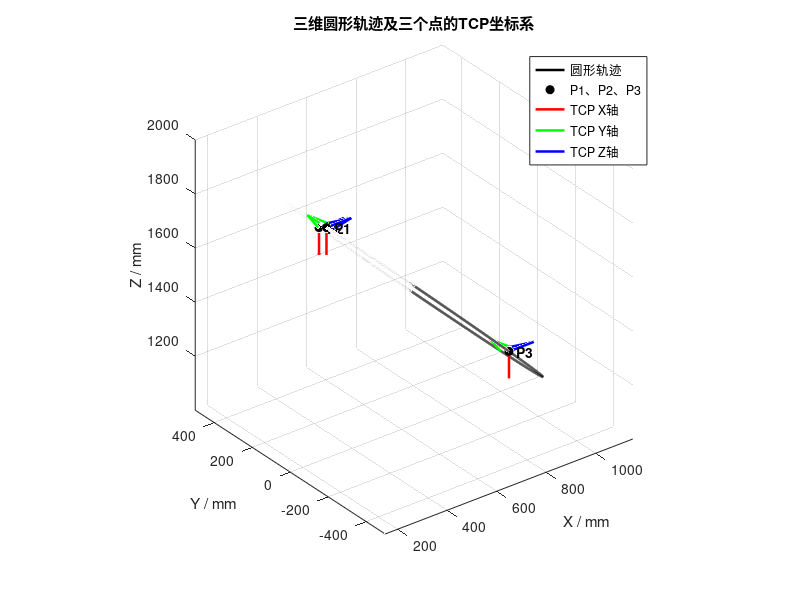

Write MATLAB code to recreate this figure.
% 三点确定空间圆轨迹，首先输入三点坐标，然后生成空间圆形轨迹
% 可以设置频率与运行速度，方便生成TCP所有点的位置
% 可以设置TCP点相对于基坐标系的姿态（3*3矩阵）

% 三点坐标 SR4 D400
% P1 = [641.44;    0; 541.44];
% P2 = [500.00; -200; 400.00];
% P3 = [500.00;  200; 400.00];
% points = [P1, P2, P3];
% 
% % 三点坐标SR4 D40
% P1 = [500 + 14.1421;    0; 400 + 14.1421];
% P2 = [500; -20; 400]; 
% P3 = [500;  20; 400];
% points = [P1, P2, P3];

% % NB4斜向空间圆：半径200 mm，圆平面法向量为[1, 0, 1]/sqrt(2)
% P1 = [331.063710; -188.558820; 319.977830];
% P2 = [472.485066237; 11.441180; 178.556473763];
% P3 = [331.063710; 211.441180; 319.977830];
% points = [P1, P2, P3];

% % NB4斜向空间圆：半径20 mm
% % 圆心：[331.063710, 11.441180, 319.977830] mm
% % 圆平面法向量：[1, 0, 1]/sqrt(2)
% P1 = [331.063710;   -8.558820; 319.977830];
% P2 = [345.205845624; 11.441180; 305.835694376];
% P3 = [331.063710;   31.441180; 319.977830];
% points = [P1, P2, P3];

% CR20三点坐标
%  D800，R500
P1 = [350+300-353.606789;    0; 1000+353.606789+500];
P2 = [350+300; 500; 1000+500]; 
P3 = [350+300; -500; 1000+500];
points = [P1, P2, P3];

% 采样频率与运行速度
v = 100;% 单位mm/s
fre = 250;% 单位：Hz

output_txt_name = 'circle_R500_TCP_poses_CR20_V100.txt';

% TCP相对于基坐标系的姿态
posture = [0 0 1;
           0 1 0;
          -1 0 0;];

% 根据三个不共线点计算空间圆的圆心、半径和法向量
a = P2 - P1;
b = P3 - P1;
normal = cross(a, b);
if norm(normal) < 1e-9
    error('P1、P2、P3不能共线。');
end

center = P1 + (cross(normal, a) * dot(b, b) + ...
               cross(b, normal) * dot(a, a)) / (2 * dot(normal, normal));
radius = norm(P1 - center);
normal = normal / norm(normal);

% 在圆平面内建立正交坐标系，使轨迹按P1 -> P2 -> P3的方向运行
ex = (P1 - center) / radius;
ey = cross(normal, ex);
angle_P2 = mod(atan2(ey.' * (P2 - center), ex.' * (P2 - center)), 2*pi);
angle_P3 = mod(atan2(ey.' * (P3 - center), ex.' * (P3 - center)), 2*pi);
if angle_P2 > angle_P3
    ey = -ey;
end

% 根据圆周长度、运行速度和采样频率生成完整圆轨迹
if v <= 0 || fre <= 0
    error('运行速度v和采样频率fre必须大于0。');
end
circle_time = 2*pi*radius / v;
segment_count = max(3, ceil(circle_time * fre));
theta = linspace(0, 2*pi, segment_count + 1);
trajectory = center + radius * (ex * cos(theta) + ey * sin(theta));
Ideal_traj = trajectory.';

% 为圆周每个采样点生成TCP相对于基坐标系的4*4齐次位姿矩阵
if norm(posture.' * posture - eye(3), 'fro') > 1e-9 || ...
        abs(det(posture) - 1) > 1e-9
    error('posture必须是有效的3*3旋转矩阵。');
end

point_count = size(trajectory, 2);
TCP_poses = repmat(eye(4), 1, 1, point_count);
TCP_poses(1:3, 1:3, :) = repmat(posture, 1, 1, point_count);
TCP_poses(1:3, 4, :) = reshape(trajectory, 3, 1, point_count);

% TXT中每四行对应一个采样点的4*4位姿矩阵，矩阵之间用空行分隔
output_dir = 'E:\Y2_1\20260828_Robot_trajectory_tracking_v2\Trajectory_TCP';
if ~exist(output_dir, 'dir')
    [mkdir_ok, mkdir_msg] = mkdir(output_dir);
    if ~mkdir_ok
        error('无法创建输出目录：%s\n%s', output_dir, mkdir_msg);
    end
end
output_file = fullfile(output_dir,output_txt_name);
file_id = fopen(output_file, 'w');
if file_id == -1
    error('无法创建TCP位姿文件：%s', output_file);
end

try
    for i = 1:point_count
        fprintf(file_id, '%.10f %.10f %.10f %.10f\n', TCP_poses(:, :, i).');
        fprintf(file_id, '\n');
    end
    fclose(file_id);
catch ME
    fclose(file_id);
    rethrow(ME);
end

% 在三维坐标系中显示空间圆、三个输入点及其TCP坐标系
figure('Color', 'w', 'Name', 'Circle R200 and TCP frames');
plot3(trajectory(1, :), trajectory(2, :), trajectory(3, :), ...
      'k-', 'LineWidth', 1.8, 'DisplayName', '圆形轨迹');
hold on;
plot3(points(1, :), points(2, :), points(3, :), ...
      'ko', 'MarkerFaceColor', 'k', 'MarkerSize', 6, ...
      'DisplayName', 'P1、P2、P3');

axis_length = 0.2 * radius;
for i = 1:size(points, 2)
    origin = points(:, i);
    quiver3(origin(1), origin(2), origin(3), ...
            posture(1, 1) * axis_length, posture(2, 1) * axis_length, ...
            posture(3, 1) * axis_length, 0, 'r', 'LineWidth', 1.8, ...
            'MaxHeadSize', 0.5, 'HandleVisibility', 'off');
    quiver3(origin(1), origin(2), origin(3), ...
            posture(1, 2) * axis_length, posture(2, 2) * axis_length, ...
            posture(3, 2) * axis_length, 0, 'g', 'LineWidth', 1.8, ...
            'MaxHeadSize', 0.5, 'HandleVisibility', 'off');
    quiver3(origin(1), origin(2), origin(3), ...
            posture(1, 3) * axis_length, posture(2, 3) * axis_length, ...
            posture(3, 3) * axis_length, 0, 'b', 'LineWidth', 1.8, ...
            'MaxHeadSize', 0.5, 'HandleVisibility', 'off');
    text(origin(1), origin(2), origin(3), ['  P', num2str(i)], ...
         'FontSize', 10, 'FontWeight', 'bold');
end

% 使用不可见对象在图例中标明TCP三轴颜色
plot3(nan, nan, nan, 'r-', 'LineWidth', 1.8, 'DisplayName', 'TCP X轴');
plot3(nan, nan, nan, 'g-', 'LineWidth', 1.8, 'DisplayName', 'TCP Y轴');
plot3(nan, nan, nan, 'b-', 'LineWidth', 1.8, 'DisplayName', 'TCP Z轴');

grid on;
axis equal;
view(3);
xlabel('X / mm');
ylabel('Y / mm');
zlabel('Z / mm');
title('三维圆形轨迹及三个点的TCP坐标系');
legend('Location', 'best');

fprintf('圆心：[%.4f, %.4f, %.4f] mm\n', center);
fprintf('半径：%.4f mm\n', radius);
fprintf('轨迹点数：%d\n', point_count);
fprintf('TCP位姿已写入：%s\n', output_file);
